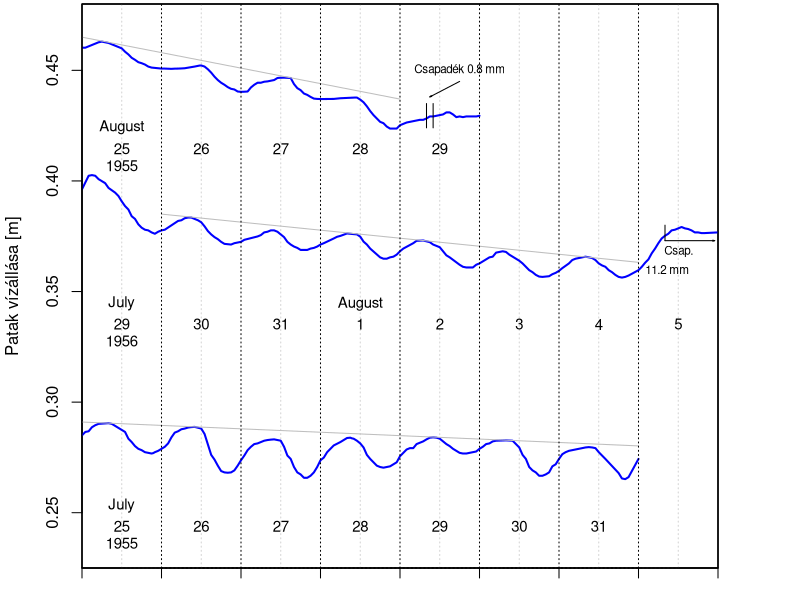

Generate this figure with R:
library(zoo)
fig111 <- read.csv("1fig11.csv")
fig111.z <- zoo(as.numeric(fig111[,3]),as.POSIXct(paste(as.character(fig111[,1]),as.character(fig111[,2])),tz="GMT"))

fig112 <- read.csv("2fig11.csv")
fig112.z <- zoo(fig112[,3],as.POSIXct(paste(as.character(fig112[,1]),as.character(fig112[,2])),tz="GMT"))

fig113 <- read.csv("3fig11.csv")
fig113.z <- zoo(fig113[,3],as.POSIXct(paste(as.character(fig113[,1]),as.character(fig113[,2])),tz="GMT"))

##m-be váltás
fig111.z <- fig111.z*.3048
fig112.z <- fig112.z*.3048
fig113.z <- fig113.z*.3048

ytg <- c(0.225,.48)
ttfile=10
ttbbmeret=c(9,6)
postscript(paste0("fig",ttfile,".eps"), paper="special", width=ttbbmeret[1]/2.54, height=ttbbmeret[2]/2.54, horiz=F, point=7)
par(mar=c(1.5,4,0.1,4)+.1)
## Felső
plot(NULL,
     ylim=ytg, yaxs="i",
     xlim=c(ISOdate(1955,8,25,0),ISOdate(1955,9,2,0)), xaxs="i",
     xlab="", ylab="",
     xaxt="n",yaxt="n",
     )
axis(1,at=c(ISOdate(1955,8,25:31,12),ISOdate(1955,9,1,12)),lab=F,tck=1,lty=3,col="lightgray")
lines(fig111.z, lwd=2, col = "blue")
lines(ISOdate(1955,8,c(25,29),0),c(.465,0.437),col="grey")
text(ISOdate(1955,8,29,18),0.45,"Csapadék 0.8 mm",cex=.7)
csapvon <- c(.435,0.424)
lines(ISOdate(1955,8,29,c(8,8)),csapvon)
lines(ISOdate(1955,8,29,c(10,10)),csapvon)
arrows(ISOdate(1955,8,29,18),0.445,ISOdate(1955,8,29,9),.438,.02,15)
par(new=T)
## Középső
plot(NULL,
     ylim=ytg, yaxs="i",
     xlim=c(ISOdate(1956,7,29,0),ISOdate(1956,8,6,0)), xaxs="i",
     xlab="", ylab="",
     xaxt="n", yaxt="n"
     )
lines(fig113.z, lwd=2, col = "blue")
lines(ISOdate(1956,7:8,c(30,5),0),c(.385,.3632),col="grey")
text(ISOdate(1956,8,5,7,45),0.368,"Csap.",adj=0,cex=.7)
text(ISOdate(1956,8,5,2),0.36,"11.2 mm",adj=0,cex=.7)
lines(ISOdate(1956,8,5,c(8,8)),c(.373,.38))
arrows(ISOdate(1956,8,5,8),.373,ISOdate(1956,8,5,23),.373,.02,15)
par(new=T)
## Alsó
plot(NULL,
     ylim=ytg,yaxs="i",
     xlim=c(ISOdate(1955,7,25,0),ISOdate(1955,8,2,0)),xaxs="i",
     ylab="Patak vízállása [m]",xlab="",
     xaxt="n", yaxt="n")
lines(fig112.z, lwd=2, col = "blue")
lines(ISOdate(1955,7:8,c(25,1),0),c(.291,0.2802),col="grey")
## Tengelyek
axis(2,at=c(.25,.30,.35,.40,.45))
axistime <- c(ISOdate(1955,7,25:31,0),ISOdate(1955,8,1:2,0))
axis(1,at=axistime,lab=F)
axis(1,at=axistime[-c(1,length(axistime))],lab=F,tck=1,lty=3)
par(cex=.9)
text(ISOdate(1955,7,25:31,12),.8*.3048,25:31)
text(ISOdate(1955,7,25,12),.775*.3048,1955)
text(ISOdate(1955,7,25,12),.83*.3048,"July")
text(c(ISOdate(1955,7,25:31,12),ISOdate(1955,8,1,12)),1.1*.3048,c(29:31,1:5))
text(ISOdate(1955,7,25,12),1.075*.3048,1956)
text(ISOdate(1955,7,25,12),1.13*.3048,"July")
text(ISOdate(1955,7,28,12),1.13*.3048,"August")
text(ISOdate(1955,7,25:29,12),1.36*.3048,25:29)
text(ISOdate(1955,7,25,12),1.335*.3048,1955)
text(ISOdate(1955,7,25,12),1.392*.3048,"August")
dev.off()
